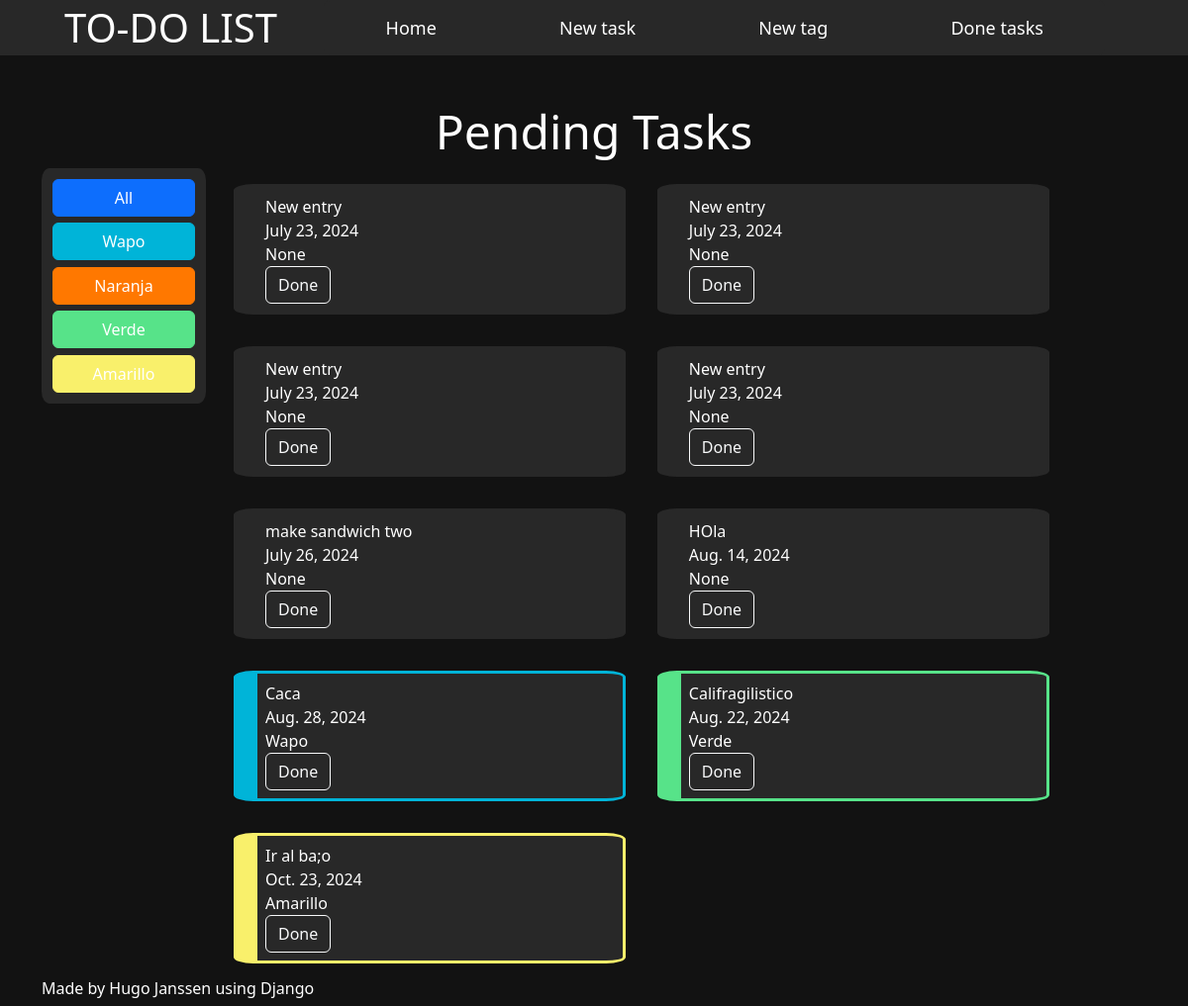
The app's page /main/, older data.
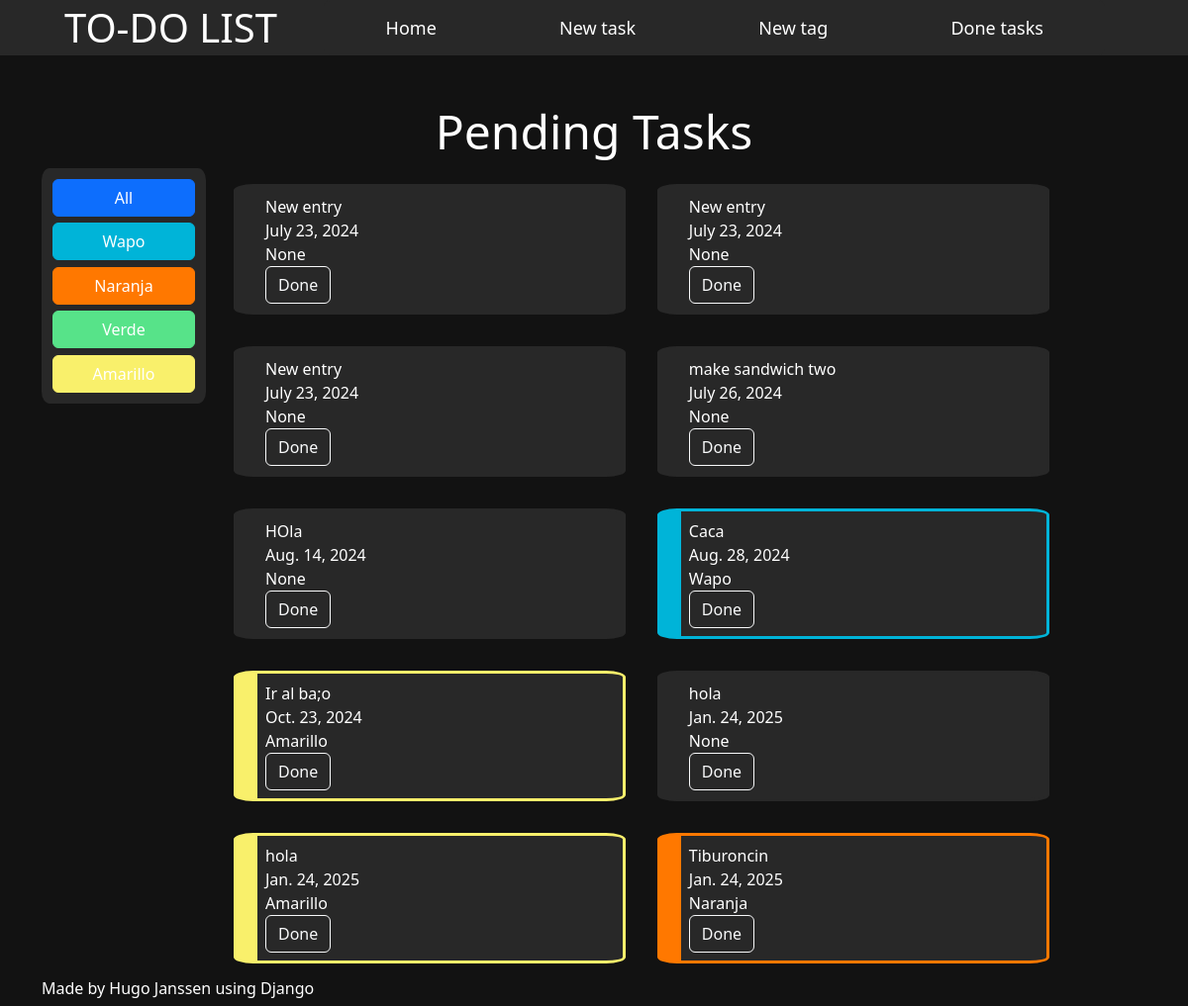
The same page, newer data.
### main/models.py (models this page shows, shortened)
class tag(models.Model):
    name = models.CharField(max_length=50)
    color = models.CharField(max_length=7)
    def __str__(self):
        return u'{0}'.format(self.name)

class entry(models.Model):
    content = models.TextField(max_length=500, default="New entry")
    entry_time = models.DateTimeField(default=datetime.datetime.now)
    deadline = models.DateField(default=datetime.datetime.now)
    priority = models.IntegerField(default=1)
    tag = models.ForeignKey(tag, on_delete=models.SET_NULL, null=True)
    status = models.BooleanField(default=False)

### main/views.py (the view, shortened to what this page needs)
# urls.py: path('', active_task_view, name="taskview"),
def active_task_view(request):
    tag_id = 0
    active_tasks = []
    task_color = []
    for task in entry.objects.all():
        if task.status == False:
            if tag_id == 0 or task.tag_id == tag_id:
                active_tasks.append(task)
                if task.tag_id != None:
                    current_tag = tag.objects.get(id = task.tag_id)
                    task_color.append(current_tag.color)
                else:
                    task_color.append("#282828")
    task_list = zip(active_tasks, task_color)
    context = {"task_list": task_list, "tag_list": tag.objects.all(), "title": "Pending Tasks"}
    return render(request, "list_tasks.html", context)

### main/templates/list_tasks.html (shortened to what this page needs)
{% extends "base.html" %}
{% block content %}
<h1 class="display-5 text-center section_title">{{title}}</h1>
<div class="container">
    <div class="row">
        <div class="col-3 col-sm-3 col-md-2 col-lg-2">
            <form action="" method="post" class="tag_drawer">
                <button name="tag" value=0 class="btn btn-primary tag_button">All</button>
                {% for tag in tag_list %}
                <button name="tag" value="{{tag.id}}" class="btn btn-primary tag_button"
                    style="background-color: {{ tag.color }}; border-color: {{ tag.color }}">{{tag.name}}</button>
                {% endfor %}
            </form>
        </div>
        <div class="task_display col-9 col-sm-9 col-md-10 col-lg-10 container">
            <div class="row">
                {% for task in task_list %}
                <div class="task_entry col-10 col-lg-5" style="border-color: {{ task.1 }}">
                    <span>{{task.0.content}}</span> <br>
                    <span>{{task.0.deadline}}</span> <br>
                    <span>{{task.0.tag}}</span> <br>
                    <form action="" method="post">
                        <button name="id" value="{{task.0.id}}" class="btn btn-outline-light">Done</button>
                    </form>
                </div>
                {% endfor %}
            </div>
        </div>
    </div>
</div>
{% endblock %}

### main/templates/base.html (shortened to what this page needs)
{% load static %}
<!DOCTYPE html>
<html lang="en">
<head>
    <link href="https://cdn.jsdelivr.net/npm/bootstrap@5.3.3/dist/css/bootstrap.min.css" rel="stylesheet"
>
    <link rel="stylesheet" href="{% static 'style.css' %}">
</head>
<body>
    <header class="sticky-top">
        <div class="container">
            <div class="row">
                <div class="col-md-4 col-lg-3">{% include "partials/header.html" %}</div>
                <nav class="col-md-8 col-lg-9">{% include "partials/navbar.html" %}</nav>
            </div>
        </div>
    </header>
    <main>
        {% block content %}{% endblock %}
    </main>
    <footer class="container">{% include "partials/footer.html" %}</footer>
</body>
</html>

### main/templates/partials/header.html
<h1 class="display-6 text-center align-middle head_title">TO-DO LIST</h1>

### main/templates/partials/navbar.html
<div class="btn-group nav_bar text-center" role="group">
    <a href="{% url 'taskview' %} " class="btn btn-primary nav_button"><span>Home</span></a>
    <a id="newEntryBtn" class="btn btn-primary nav_button"><span>New task</span></a>
    <a id="newTagBtn" class="btn btn-primary nav_button"><span>New tag</span></a>
    <a href="{% url 'donetaskview' %}" class="btn btn-primary nav_button"><span>Done tasks</span></a>
</div>

### main/templates/partials/footer.html
<h6>Made by Hugo Janssen using Django</h6>

### main/static/style.css (style rules this page uses)
body { background-color: #121212; color: white; }
header { background-color: #282828; }
.head_title { display: flex; align-items: center; justify-content: center; height: 100%; }
.section_title { margin-top: 1em; }
.tag_drawer { display: flex; flex-direction: column; padding: 5%; border-radius: 5%; background-color: #282828; }
.tag_button { margin: .2em; }
.task_entry { border-style: solid; border-left-width: 1.5em; border-top-width: .2em; border-bottom-width: .2em; border-right-width: .2em; border-radius: 5%; border-color: black; background-color: #282828; padding: .5em; margin: 1em; }
.nav_bar { min-width: 95%; height: 100%; }
.nav_button { font-size: large; font-weight: 500; background-color: #282828; border-color: #282828; transition: 250ms; }
.nav_button>span { display: flex; align-items: center; justify-content: center; height: 100%; }

Row changes from the older to the newer data that the page shows:
no longer on this page (row edited): entry: content "New entry", deadline "July 23, 2024", tag "None", {{ task.0.id }} 16 (drawn)
no longer on this page (row edited): entry: content "Califragilistico", deadline "Aug. 22, 2024", tag.name "Verde", {{ task.0.id }} 25 (drawn)
added entry: content "hola", deadline "Jan. 24, 2025", tag "None", {{ task.0.id }} 27 (drawn)
added entry: content "hola", deadline "Jan. 24, 2025", tag.name "Amarillo", {{ task.0.id }} 28 (drawn)
added entry: content "Tiburoncin", deadline "Jan. 24, 2025", tag.name "Naranja", {{ task.0.id }} 29 (drawn)
